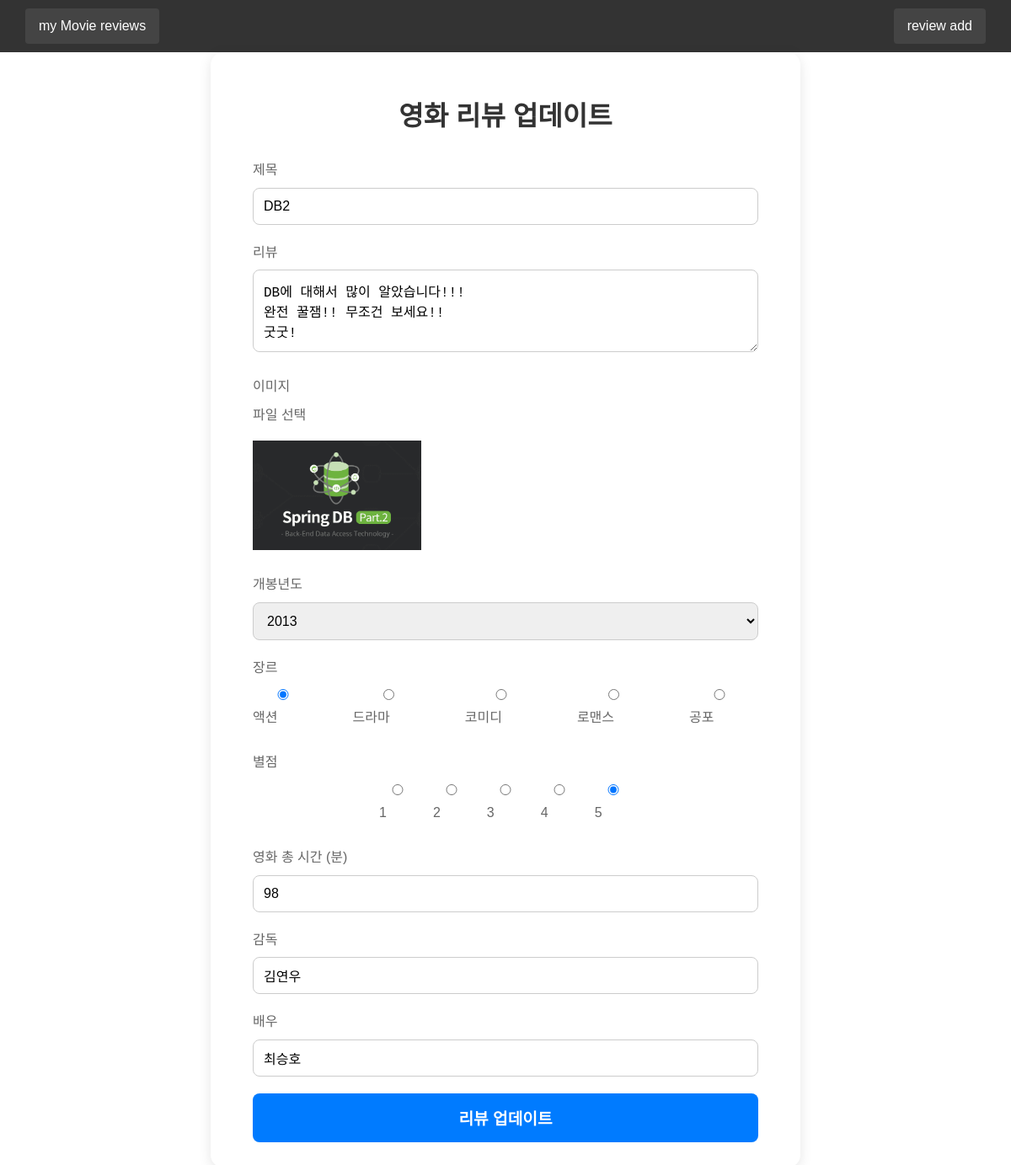
The app's page /review/9/update with its own data.
### review/models.py (models this page shows)
class Review(models.Model):
    title = models.CharField(max_length=30)
    review = models.TextField()
    genre = models.CharField(max_length=5)
    year=models.CharField(max_length=5, default='0')
    rate = models.CharField(max_length=3, default='0')
    movie_time = models.PositiveIntegerField()
    img_url = models.ImageField(upload_to='images/', default='images/basic.jpg')
    director = models.CharField(max_length=10)
    actor = models.CharField(max_length=10)

### review/views.py (the view, shortened to what this page needs)
# urls.py: path('review/<int:pk>/update', review_update, name='review_update'),
def review_update(request, pk):
    reviews = Review.objects.get(id=pk)
    context = {'review': reviews}
    img_file = request.FILES.get('img_url')
    print(reviews.title)
    print(reviews.movie_time)
    return render(request, 'review_update.html', context)

### templates/review_update.html (shortened to what this page needs)
{% extends 'header.html' %}
{% block content %}
    <div class="update">
        <div class="container1">
            <h1>영화 리뷰 업데이트</h1>
            <form method="post" enctype="multipart/form-data" action="/review/{{ review.id }}/update">
                <div class="form-group">
                    <label for="title">제목</label>
                    <input type="text" id="title" name="title" value="{{ review.title }}" required>
                </div>
                <div class="form-group">
                    <label for="review">리뷰</label>
                    <textarea id="review" name="review" rows="4"
                              required>{{ review.review }}</textarea>
                </div>
                <div class="form-group">
                    <label for="img_url">이미지</label>
                    <label for="img_url" style="cursor: pointer;">파일 선택</label>
                    {% if review.img_url %}
                        <img id="img_preview" src="{{ review.img_url.url }}" alt="미리보기"
                             style="margin-top: 10px; max-width: 200px;">
                    {% else %}
                        <img id="img_preview" src="" alt="미리보기"
                             style="margin-top: 10px; max-width: 200px; display: none;">
                    {% endif %}
                </div>
                <div class="form-group">
                    <label for="year">개봉년도</label>
                    <select id="year" name="year" required value="{{ review.title }}">
                        <option value="">선택하세요</option>
                    </select>
                </div>
                <div class="form-group">
                    <label>장르</label>
                    <div class="radio-group">
                        <label><input type="radio" name="genre" value="액션" required
                                      {% if review.genre == '액션' %}checked{% endif %}> 액션</label>
                        <label><input type="radio" name="genre" value="드라마" required
                                      {% if review.genre == '드라마' %}checked{% endif %}> 드라마</label>
                        <label><input type="radio" name="genre" value="코미디" required
                                      {% if review.genre == '코미디' %}checked{% endif %}> 코미디</label>
                        <label><input type="radio" name="genre" value="로맨스" required
                                      {% if review.genre == '로맨스' %}checked{% endif %}> 로맨스</label>
                        <label><input type="radio" name="genre" value="공포" required
                                      {% if review.genre == '공포' %}checked{% endif %}> 공포</label>
                    </div>
                </div>
                <div class="form-group">
                    <label>별점</label>
                    <div class="rating-group">
                        <label><input type="radio" name="star" value="1" required
                                      {% if review.rate == '1점' %}checked{% endif %}> 1</label>
                        <label><input type="radio" name="star" value="2" required
                                      {% if review.rate == '2점' %}checked{% endif %}> 2</label>
                        <label><input type="radio" name="star" value="3" required
                                      {% if review.rate == '3점' %}checked{% endif %}> 3</label>
                        <label><input type="radio" name="star" value="4" required
                                      {% if review.rate == '4점' %}checked{% endif %}> 4</label>
                        <label><input type="radio" name="star" value="5" required
                                      {% if review.rate == '5점' %}checked{% endif %}> 5</label>
                    </div>
                </div>
                <div class="form-group">
                    <label for="movie_time">영화 총 시간 (분)</label>
                    <input type="number" id="movie_time" min=0 name="movie_time"
                           value="{{ review.movie_time }}"
                           required>
                </div>
                <div class="form-group">
                    <label for="director">감독</label>
                    <input type="text" id="director" name="director" value="{{ review.director }}" required>
                </div>
                <div class="form-group">
                    <label for="actor">배우</label>
                    <input type="text" id="actor" name="actor" value="{{ review.actor }}" required>
                </div>
                <button type="submit" class="btn-submit">리뷰 업데이트</button>
            </form>
        </div>
    </div>
{% endblock %}

### static/add.css (style rules this page uses)
.form-group { margin-bottom: 20px; }
.form-group label { display: block; margin-bottom: 8px; color: #666; font-weight: 500; }
.form-group input, .form-group select, .form-group textarea { width: 100%; padding: 12px; border: 1px solid #ccc; border-radius: 8px; box-sizing: border-box; font-size: 1rem; }
.form-group textarea { resize: vertical; }
.form-group .radio-group { display: flex; justify-content: space-between; flex-wrap: wrap; }
.form-group .radio-group input { margin-right: 10px; }
.form-group .radio-group label { margin-right: 20px; font-weight: 500; }
.form-group .rating-group { display: flex; justify-content: space-between; max-width: 300px; margin: 0 auto; }
.form-group .rating-group label { margin-right: 10px; font-weight: 500; }
.btn-submit { display: block; width: 100%; padding: 15px; border: none; border-radius: 8px; background-color: #007BFF; color: #fff; font-size: 1.2rem; font-weight: 700; cursor: pointer; transition: background-color 0.3s; }

### static/header.css (style rules this page uses)
body { font-family: Arial, sans-serif; line-height: 1.6; margin: 0; padding: 0; }

### static/update.css (style rules this page uses)
.update { display: flex; justify-content: center; align-items: center; }
.container1 { background: #fff; padding: 30px 50px; border-radius: 15px; box-shadow: 0 4px 15px rgba(0, 0, 0, 0.1); width: 100%; max-width: 600px; }
.container1 h1 { text-align: center; color: #333; margin-bottom: 25px; font-size: 2rem; font-weight: 700; }
.form-group { margin-bottom: 20px; }
.form-group label { display: block; margin-bottom: 8px; color: #666; font-weight: 500; }
.form-group input, .form-group select, .form-group textarea { width: 100%; padding: 12px; border: 1px solid #ccc; border-radius: 8px; box-sizing: border-box; font-size: 1rem; }
.form-group textarea { resize: vertical; }
.form-group .radio-group { display: flex; justify-content: space-between; flex-wrap: wrap; }
.form-group .radio-group input { margin-right: 10px; }
.form-group .radio-group label { margin-right: 20px; font-weight: 500; }
.form-group .rating-group { display: flex; justify-content: space-between; max-width: 300px; margin: 0 auto; }
.form-group .rating-group label { margin-right: 10px; font-weight: 500; }
.btn-submit { display: block; width: 100%; padding: 15px; border: none; border-radius: 8px; background-color: #007BFF; color: #fff; font-size: 1.2rem; font-weight: 700; cursor: pointer; transition: background-color 0.3s; }

### records on screen
Review: title "DB2", review "DB에 대해서 많이 알았습니다!!! 완전 꿀잼!! 무조건 보세요!! 굿굿!", img_url (picture), year "2013", genre "☑ 액션", genre "☐ 드라마", genre "☐ 코미디", genre "☐ 로맨스", genre "☐ 공포", rate "☐ 1", rate "☐ 2", rate "☐ 3", rate "☐ 4", rate "☑ 5", movie_time "98", director "김연우", actor "최승호"
